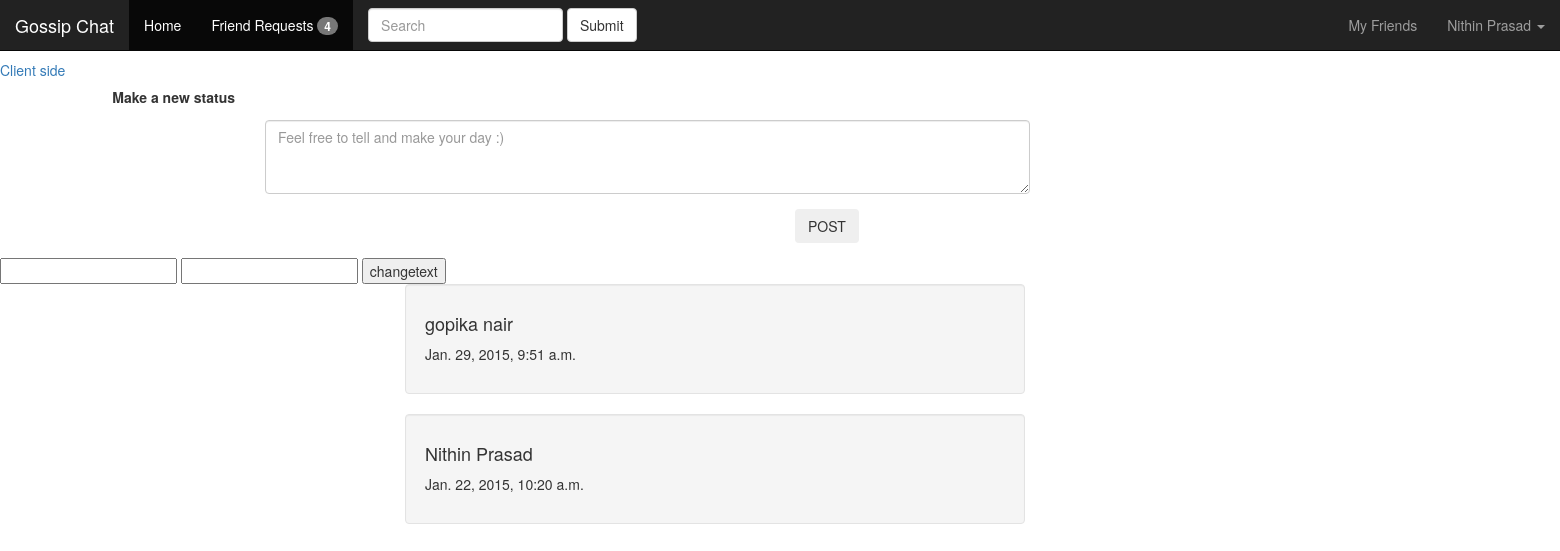
/home/nithin (signed in), run on the app's committed database.
### blog/models.py (models this page shows, shortened)
class Post(models.Model):
    user_id = models.ForeignKey(User)
    pub_date = models.DateTimeField('date published',blank=True, default=timezone.now())
    text=models.CharField(max_length=200)

### blog/views.py (the view)
# urls.py: url(r'^home/(?P<profile_id>.+)$','blog.views.home', name='home'),
@login_required
def home(request,profile_id):
	primary=User.objects.get(username=profile_id).pk
	secondary=User.objects.get(username=profile_id)
	value=Post.objects.all().order_by('-pub_date')
	for each in value:
		(key,data)=demix(each.text).split("-RENJU-")
		each.text=decrypt_val(data,key)
	context={'value':value,'userinfo':User.objects.get(username=profile_id),'friend':User.objects.all()}
	return render(request,'blog/home.html',context)

### blog/views.py (called while the page is built, shortened)
def decrypt_val(cipher_text,MASTER_KEY):
    dec_secret = AES.new(MASTER_KEY[:32])
    raw_decrypted = dec_secret.decrypt(base64.b64decode(cipher_text))
    clear_val = raw_decrypted.rstrip("\0")
    return clear_val

def demix(value):
    list_value=list(value)
    data=""
    key=""
    if list_value[3]=='4':
        for x in range(0,len(value)):
            if(x==2or x==4 or x==5 or x==6 or x==8 or x==10 or x==12 or x==14 or x==15 or x==16 or x==18 or x==20 or x==22 or x==24 or x==26 or x==28):
                key=key+list_value[x]
            elif(x==3):
                pass
            else:
                data=data+list_value[x]
    return key+"-RENJU-"+data

### blog/templates/blog/home.html (shortened to what this page needs)
{% include "blog/header.html" %}
<nav class="navbar navbar-inverse navbar-fixed-top">
  <div class="container-fluid">
    <div class="navbar-header">
      <a class="navbar-brand" href="#">Gossip Chat</a>
    </div>
    <div class="collapse navbar-collapse" id="bs-example-navbar-collapse-1">
      <ul class="nav navbar-nav">
        <li class="active"><a href="#">Home <span class="sr-only">(current)</span></a></li>
        <li role="presentation" class="active"><a href="#mymodal" data-toggle="modal" data-target="#myModal">Friend Requests <span class="badge">4</span></a></li>
      </ul>
      <form class="navbar-form navbar-left" role="search">
        <div class="form-group">
          <input type="text" class="form-control" placeholder="Search">
        </div>
        <button type="submit" class="btn btn-default">Submit</button>
      </form>
      <ul class="nav navbar-nav navbar-right">
        <li><a href="#">My Friends</a></li>
        <li class="dropdown">
          <a href="#" class="dropdown-toggle" data-toggle="dropdown" role="button" aria-expanded="false">{{userinfo.first_name}}  {{userinfo.last_name}} <span class="caret"></span></a>
        </li>
      </ul>
    </div>
  </div>
</nav>
   <body>
<br><br><br>
<a href="/client_side/">Client side</a>
<form class="form-horizontal" method="POST" action="/post/" >
  <div class="form-group">
   <label for="inputPassword3" class="col-sm-2 control-label">Make a new status</label><br><br>
    <div class="col-sm-offset-2 col-sm-6">
      <textarea class="form-control" name="mypost" placeholder="Feel free to tell and make your day :)" rows="3"></textarea>
    </div>
  </div>
  <div class="form-group">
    <div class="col-sm-offset-6 col-sm-10">
      <button type="submit" class="btn btn-sucess">POST</button>
    </div>
  </div>
</form>
</head>
<body>
  <form name="detail">
    <input type="text" name="desc" id="desc"  onchange=changeText() >
    <input type="text" name="renju" id="renju" >
    <input type="submit" value="changetext" onclick=printMessage() >
  </form>
</body>
</html>
 {%for each in value%}
 <div class="col-lg-5 col-sm-offset-3">
<div class="well well-large">
            <h4 class="alert-heading">{{each.user_id.first_name}}  {{each.user_id.last_name}}</h4>
            <p>
             {{each.pub_date}}
            </p>
          </div>
        </div>
</body>
{%endfor%}

### data on the page
Post: user_id.first_name "gopika", user_id.last_name "nair", pub_date "Jan. 29, 2015, 9:51 a.m."
Post: user_id.first_name "Nithin", user_id.last_name "Prasad", pub_date "Jan. 22, 2015, 10:20 a.m."

### other printed values
{{ userinfo.first_name }} "Nithin"
{{ userinfo.last_name }} "Prasad"
